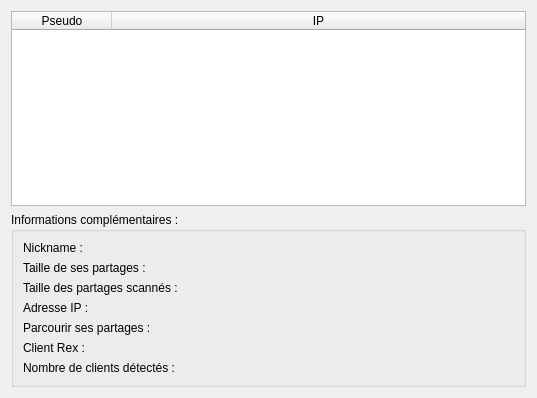
<?xml version="1.0" encoding="UTF-8"?>
<ui version="4.0">
 <class>utilisateurs</class>
 <widget class="QWidget" name="utilisateurs">
  <property name="geometry">
   <rect>
    <x>0</x>
    <y>0</y>
    <width>537</width>
    <height>398</height>
   </rect>
  </property>
  <layout class="QVBoxLayout" name="verticalLayout_4">
   <item>
    <widget class="QTableWidget" name="table_peers">
     <property name="autoScroll">
      <bool>false</bool>
     </property>
     <property name="editTriggers">
      <set>QAbstractItemView::NoEditTriggers</set>
     </property>
     <property name="selectionMode">
      <enum>QAbstractItemView::SingleSelection</enum>
     </property>
     <property name="selectionBehavior">
      <enum>QAbstractItemView::SelectRows</enum>
     </property>
     <property name="showGrid">
      <bool>false</bool>
     </property>
     <property name="sortingEnabled">
      <bool>true</bool>
     </property>
     <property name="wordWrap">
      <bool>false</bool>
     </property>
     <attribute name="horizontalHeaderStretchLastSection">
      <bool>true</bool>
     </attribute>
     <attribute name="verticalHeaderVisible">
      <bool>false</bool>
     </attribute>
     <attribute name="verticalHeaderDefaultSectionSize">
      <number>20</number>
     </attribute>
     <column>
      <property name="text">
       <string>Pseudo</string>
      </property>
     </column>
     <column>
      <property name="text">
       <string>IP</string>
      </property>
     </column>
    </widget>
   </item>
   <item>
    <widget class="QGroupBox" name="groupBox_2">
     <property name="title">
      <string>Informations complémentaires :</string>
     </property>
     <layout class="QFormLayout" name="formLayout_2">
      <property name="fieldGrowthPolicy">
       <enum>QFormLayout::AllNonFixedFieldsGrow</enum>
      </property>
      <item row="0" column="0">
       <widget class="QLabel" name="label_38">
        <property name="text">
         <string>Nickname :</string>
        </property>
       </widget>
      </item>
      <item row="0" column="1">
       <widget class="QLabel" name="label_45">
        <property name="text">
         <string/>
        </property>
       </widget>
      </item>
      <item row="1" column="0">
       <widget class="QLabel" name="label_39">
        <property name="text">
         <string>Taille de ses partages :</string>
        </property>
       </widget>
      </item>
      <item row="1" column="1">
       <widget class="QLabel" name="label_46">
        <property name="text">
         <string/>
        </property>
       </widget>
      </item>
      <item row="2" column="0">
       <widget class="QLabel" name="label_40">
        <property name="text">
         <string>Taille des partages scannés :</string>
        </property>
       </widget>
      </item>
      <item row="2" column="1">
       <widget class="QLabel" name="label_47">
        <property name="text">
         <string/>
        </property>
       </widget>
      </item>
      <item row="3" column="0">
       <widget class="QLabel" name="label_41">
        <property name="text">
         <string>Adresse IP :</string>
        </property>
       </widget>
      </item>
      <item row="3" column="1">
       <widget class="QLabel" name="label_48">
        <property name="text">
         <string/>
        </property>
       </widget>
      </item>
      <item row="4" column="0">
       <widget class="QLabel" name="label_42">
        <property name="text">
         <string>Parcourir ses partages :</string>
        </property>
       </widget>
      </item>
      <item row="4" column="1">
       <widget class="QLabel" name="label_49">
        <property name="text">
         <string/>
        </property>
       </widget>
      </item>
      <item row="5" column="1">
       <widget class="QLabel" name="label_50">
        <property name="text">
         <string/>
        </property>
       </widget>
      </item>
      <item row="6" column="1">
       <widget class="QLabel" name="label_51">
        <property name="text">
         <string/>
        </property>
       </widget>
      </item>
      <item row="6" column="0">
       <widget class="QLabel" name="label_43">
        <property name="text">
         <string>Nombre de clients détectés :</string>
        </property>
       </widget>
      </item>
      <item row="5" column="0">
       <widget class="QLabel" name="label_44">
        <property name="text">
         <string>Client Rex :</string>
        </property>
       </widget>
      </item>
     </layout>
    </widget>
   </item>
  </layout>
 </widget>
 <resources/>
 <connections/>
</ui>
